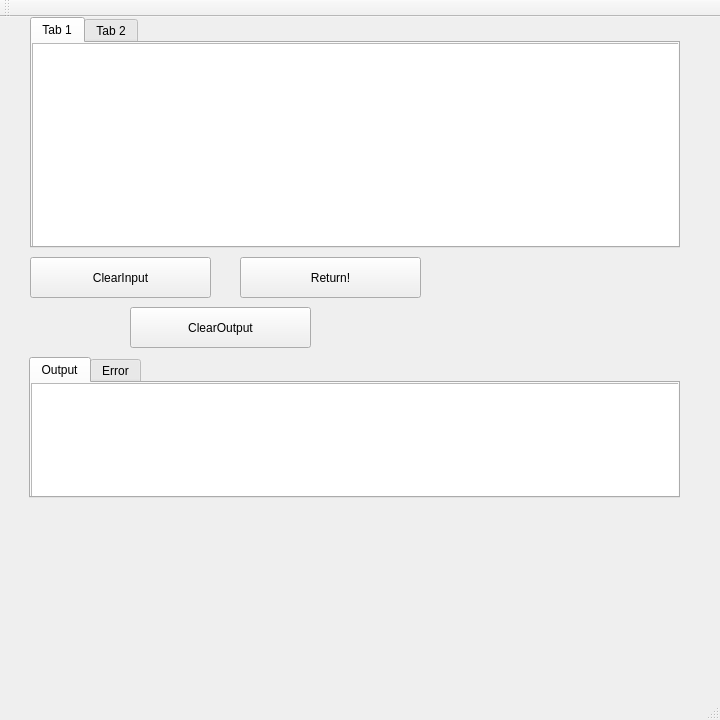
<?xml version="1.0" encoding="UTF-8"?>
<ui version="4.0">
 <class>MainWindow</class>
 <widget class="QMainWindow" name="MainWindow">
  <property name="geometry">
   <rect>
    <x>0</x>
    <y>0</y>
    <width>720</width>
    <height>720</height>
   </rect>
  </property>
  <property name="windowTitle">
   <string>MainWindow</string>
  </property>
  <widget class="QWidget" name="centralWidget">
   <widget class="QPushButton" name="returnButton">
    <property name="geometry">
     <rect>
      <x>240</x>
      <y>240</y>
      <width>181</width>
      <height>41</height>
     </rect>
    </property>
    <property name="text">
     <string>Return!</string>
    </property>
   </widget>
   <widget class="QTabWidget" name="inputTabWidget">
    <property name="geometry">
     <rect>
      <x>30</x>
      <y>0</y>
      <width>650</width>
      <height>231</height>
     </rect>
    </property>
    <property name="currentIndex">
     <number>0</number>
    </property>
    <widget class="QWidget" name="tab">
     <attribute name="title">
      <string>Tab 1</string>
     </attribute>
     <widget class="QPlainTextEdit" name="input_text">
      <property name="geometry">
       <rect>
        <x>0</x>
        <y>0</y>
        <width>650</width>
        <height>211</height>
       </rect>
      </property>
     </widget>
    </widget>
    <widget class="QWidget" name="tab_2">
     <attribute name="title">
      <string>Tab 2</string>
     </attribute>
     <widget class="QPlainTextEdit" name="input_text2">
      <property name="geometry">
       <rect>
        <x>0</x>
        <y>0</y>
        <width>641</width>
        <height>211</height>
       </rect>
      </property>
     </widget>
    </widget>
   </widget>
   <widget class="QTabWidget" name="outputTabWidget_2">
    <property name="geometry">
     <rect>
      <x>29</x>
      <y>340</y>
      <width>651</width>
      <height>141</height>
     </rect>
    </property>
    <property name="currentIndex">
     <number>0</number>
    </property>
    <widget class="QWidget" name="outputTab">
     <attribute name="title">
      <string>Output</string>
     </attribute>
     <widget class="QPlainTextEdit" name="output_text">
      <property name="geometry">
       <rect>
        <x>0</x>
        <y>0</y>
        <width>651</width>
        <height>121</height>
       </rect>
      </property>
      <property name="readOnly">
       <bool>true</bool>
      </property>
     </widget>
    </widget>
    <widget class="QWidget" name="tab_4">
     <attribute name="title">
      <string>Error</string>
     </attribute>
     <widget class="QPlainTextEdit" name="errorTextOuput">
      <property name="geometry">
       <rect>
        <x>0</x>
        <y>3</y>
        <width>651</width>
        <height>111</height>
       </rect>
      </property>
      <property name="readOnly">
       <bool>true</bool>
      </property>
     </widget>
    </widget>
   </widget>
   <widget class="QPushButton" name="clearInputButton">
    <property name="geometry">
     <rect>
      <x>30</x>
      <y>240</y>
      <width>181</width>
      <height>41</height>
     </rect>
    </property>
    <property name="text">
     <string>ClearInput</string>
    </property>
   </widget>
   <widget class="QPushButton" name="clearOutputButton">
    <property name="geometry">
     <rect>
      <x>130</x>
      <y>290</y>
      <width>181</width>
      <height>41</height>
     </rect>
    </property>
    <property name="text">
     <string>ClearOutput</string>
    </property>
   </widget>
  </widget>
  <widget class="QMenuBar" name="menuBar">
   <property name="geometry">
    <rect>
     <x>0</x>
     <y>0</y>
     <width>720</width>
     <height>17</height>
    </rect>
   </property>
  </widget>
  <widget class="QToolBar" name="mainToolBar">
   <attribute name="toolBarArea">
    <enum>TopToolBarArea</enum>
   </attribute>
   <attribute name="toolBarBreak">
    <bool>false</bool>
   </attribute>
  </widget>
  <widget class="QStatusBar" name="statusBar"/>
 </widget>
 <layoutdefault spacing="6" margin="11"/>
 <resources/>
 <connections>
  <connection>
   <sender>clearInputButton</sender>
   <signal>clicked()</signal>
   <receiver>input_text</receiver>
   <slot>clear()</slot>
   <hints>
    <hint type="sourcelabel">
     <x>163</x>
     <y>283</y>
    </hint>
    <hint type="destinationlabel">
     <x>186</x>
     <y>212</y>
    </hint>
   </hints>
  </connection>
  <connection>
   <sender>clearOutputButton</sender>
   <signal>clicked()</signal>
   <receiver>output_text</receiver>
   <slot>clear()</slot>
   <hints>
    <hint type="sourcelabel">
     <x>268</x>
     <y>335</y>
    </hint>
    <hint type="destinationlabel">
     <x>233</x>
     <y>435</y>
    </hint>
   </hints>
  </connection>
 </connections>
</ui>
